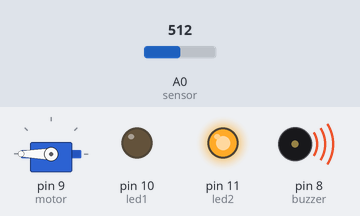
A sketch run on a simulated Arduino Uno, built with avr-gcc and run on an emulated ATmega328P. Shown: servo, output pins drawn as LEDs (lit = HIGH), buzzer (waves = sounding, pin HIGH). The test bench sets the inputs (shaded band); at power-on: A0 (sensor) = 512.

Above: at 1.2 s.
1.3 s: A0 (sensor) set to 112
4.3 s: A0 (sensor) set to 91
At 4.6 s:
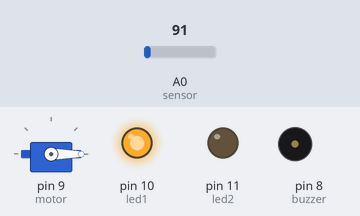
5.8 s: A0 (sensor) set to 122
At 6.1 s:
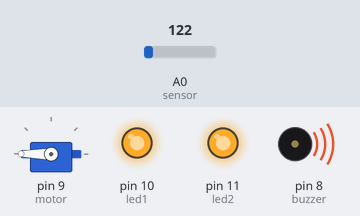
8.8 s: A0 (sensor) set to 0
At 9.2 s:
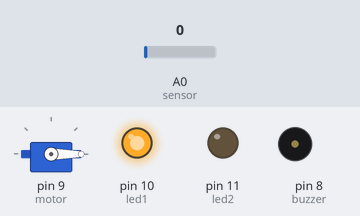
10.3 s: A0 (sensor) set to 306
At 10.6 s:
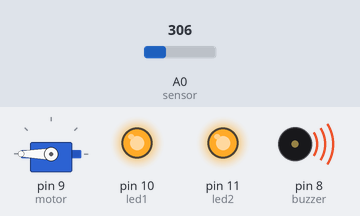
Timing chart, 0 to 13.3 s (numbered marks = the images above; inputs shaded):
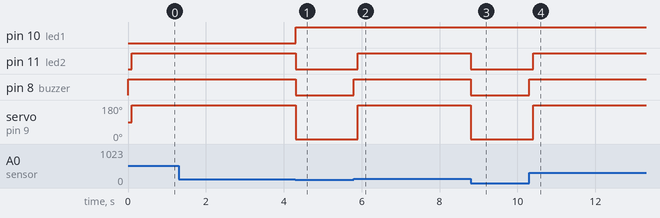

Measured:
- the behaviour switches between 101 and 100 on A0 (sensor) (found by bisection; images 0 and 1)
- after the input at 4.3 s, pin 10 (led1): LOW → HIGH at once; pin 11 (led2), pin 8 (buzzer): HIGH → LOW at once; servo on pin 9 (motor): 180° → 0° at once
- after the input at 5.8 s, pin 11 (led2): LOW → HIGH after 0.10 s; pin 8 (buzzer): LOW → HIGH at once; servo on pin 9 (motor): 0° → 180° after 0.10 s
- after the input at 8.8 s, pin 11 (led2), pin 8 (buzzer): HIGH → LOW at once; servo on pin 9 (motor): 180° → 0° at once
- after the input at 10.3 s, pin 11 (led2): LOW → HIGH after 0.10 s; pin 8 (buzzer): LOW → HIGH at once; servo on pin 9 (motor): 0° → 180° after 0.10 s

The sketch:

YagmurAlarmKodlama.ino
```cpp
#include <Servo.h>
int sensor=A0;
int buzzer=8;
int led1=10;
int led2=11;
Servo motor;

int eskideger=100;


void setup() {
  motor.attach(9);
  pinMode(buzzer,OUTPUT);
  pinMode(led1,OUTPUT);
  pinMode(led2,OUTPUT);
  pinMode(sensor,INPUT);
}

void loop() {
  int sensordeger=analogRead(sensor);
  if(sensordeger>eskideger){
    digitalWrite(buzzer,HIGH);
    delay(100);
    digitalWrite(buzzer,LOW);
    digitalWrite(led2,HIGH);
    motor.write(180);
  }
  else{
    digitalWrite(buzzer,LOW);
    digitalWrite(led2,LOW);
    digitalWrite(led1,HIGH);
    motor.write(0);
  }

}
```
